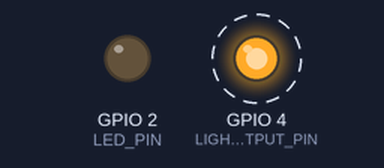
A sketch run on a simulated ESP8266 (NodeMCU). On the bench: output pins drawn as LEDs (lit = HIGH). Dashed ring = blinking. WiFi joins after 1.5 s; servers stay silent unless stated.

Above: at 0.5 s.
Timing chart, 0 to 4.6 s (numbered marks = the images above):
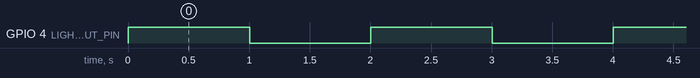

The sketch:

Master.ino
```cpp
/*
 *
 *  Thinger.io master that makes a toggle request for the Slave each 1 sec
 *
 *  Last update: 7/11/2017
 *  Author: Igor Avila Amaral de Souza
 */

#include"Util.h"
#include <ThingerWifi.h>


#define USERNAME "YOUR_USERNAME"
#define DEVICE_ID "YOUR_ID"
#define DEVICE_CREDENTIAL "YOUR_ID_CREDENTIAL"

//Initialize the thing with the credentials above
ThingerWifi thing(USERNAME, DEVICE_ID, DEVICE_CREDENTIAL);

void setup()
{

  initHardware();

  //Connect the device to the Thinger.io
  thing.add_wifi(WiFiSSID, WiFiPSK);
}

void loop()
{
  //Necessary to operate as a Thinger.io device
  thing.handle();

  //Toggle output pin
  digitalWrite(LIGHT_OUTPUT_PIN, !digitalRead(LIGHT_OUTPUT_PIN));

  //Call the action toggle at the Slave
  thing.call_device("Slave", "toggle");

  delay(1000);
}
```

Util.cpp
```cpp
/*
 * Util.cpp
 *
 * Auxiliary start up and configuration functions
 *
 *  Created on: 1/11/2017
 *      Author: Igor Avila Amaral de Souza
 */


#include "Util.h"

extern IPAddress STATIC_IP(192, 168, 43, 251);
extern IPAddress gateway(192, 168, 43, 1);
extern IPAddress subnet(255, 255, 255, 0);


/* ************************************************** */
/* Method name:      connectWiFi                      */
/* Method description: start and configure a Wifi connection */
/* Input params:     n/a                              */
/* Outpu params:     n/a                              */
/* ************************************************** */
void  connectWiFi()
{

  // config static IP, not necessary for client
  //WiFi.config(STATIC_IP, gateway, subnet);
  // Set WiFi mode to station (as opposed to AP or AP_STA)
  WiFi.mode(WIFI_STA);

  // WiFI.begin([ssid], [passkey]) initiates a WiFI connection
  // to the stated [ssid], using the [passkey] as a WPA, WPA2,
  // or WEP passphrase.
  WiFi.begin(WiFiSSID, WiFiPSK);
  digitalWrite(LIGHT_OUTPUT_PIN, false);
  // Use the WiFi.status() function to check if the ESP8266
  // is connected to a WiFi network.
  while (WiFi.status() != WL_CONNECTED)
  {
    digitalWrite(LED_PIN, !digitalRead(LED_PIN));
    delay(100);
    //Blinks the LED while the board is not connected
  }
}


/* ************************************************** */
/* Method name:      initHardware             */
/* Method description: inititialize pin configurations          */
/* Input params:     n/a                */
/* Outpu params:     n/a                */
/* ************************************************** */
void initHardware()
{
  pinMode(DIGITAL_PIN, INPUT_PULLUP);
  pinMode(LIGHT_OUTPUT_PIN, OUTPUT);
  pinMode(LED_PIN, OUTPUT);
  pinMode(ANALOG_PIN, INPUT);
}


/* ************************************************** */
/* Method name:      setupMDNS             */
/* Method description: start mDNS to resolve host names */
/* Input params:     n/a                */
/* Outpu params:     n/a                */
/* ************************************************** */
bool setupMDNS()
{
  // Call MDNS.begin(<domain>) to set up mDNS to point to
  // "<domain>.local"
  if (!MDNS.begin("thing"))
  {
    return false;
  }
  return true;
}
```

Util.h
```cpp
/*
 * Util.h
 *
 * Auxiliary start up and configuration functions
 *
 *  Created on: 1/11/2017
 *      Author: Igor Avila Amaral de Souza
 */

#ifndef Util_h
#define Util_h

// Includes //

#include "Arduino.h"
#include <ESP8266WiFi.h>
#include <ESP8266mDNS.h>

// WiFi Definitions //
extern IPAddress STATIC_IP;
extern IPAddress gateway;
extern IPAddress subnet;

const char WiFiSSID[] = "SSID";
const char WiFiPSK[] = "Password";

// Pin Definitions //
const int LIGHT_OUTPUT_PIN = 4;
const int LED_PIN = 2; //Onboard led pin
const int ANALOG_PIN = A0; // The only analog pin on the Thing
const int DIGITAL_PIN = 12; // Digital pin to be read

// Methods //

/* ************************************************** */
/* Method name:      connectWiFi                      */
/* Method description: start and configure a Wifi connection */
/* Input params:     n/a                              */
/* Outpu params:     n/a                              */
/* ************************************************** */
void  connectWiFi();

/* ************************************************** */
/* Method name:      initHardware             */
/* Method description: inititialize pin configurations          */
/* Input params:     n/a                */
/* Outpu params:     n/a                */
/* ************************************************** */
void initHardware();

/* ************************************************** */
/* Method name:      setupMDNS             */
/* Method description: start mDNS to resolve host names */
/* Input params:     n/a                */
/* Outpu params:     n/a                */
/* ************************************************** */
bool setupMDNS();

#endif
```

Measured:
- by itself, GPIO 4 (LIGHT_OUTPUT_PIN): alternates HIGH for 1.0 s and LOW for 1.0 s
